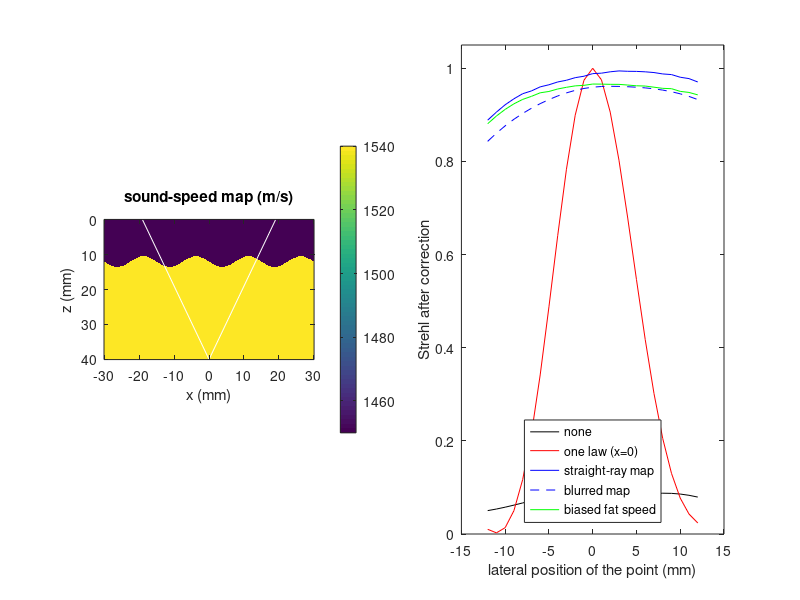

Source code (MATLAB):
%% m33_sos_map_correction.m
% Correction from a sound-speed map (the Module 32 route): delays computed
% through the map versus one measured law, and the price of straight rays,
% a blurred map and a biased layer speed.
% Purpose : 128 elements (pitch 0.3 mm), 5 MHz, beamforming speed c0 = 1540
%           m/s. A fat layer (1450 m/s) runs from the skin to a wavy interface
%           h(x) = 12 + 1.5 sin(2 pi x / 15 mm) mm over 1540 m/s tissue.
%           True one-way times from element x_u to a point (x_p, z): Fermat's
%           principle with one refracting interface (1D search over the
%           crossing point). The aberration law is the excess over c0:
%             tau_u(x_p) = T_true(u, p) - r_up / c0.
%           Corrections compared at points x_p = -12 ... 12 mm, z = 40 mm:
%             none; one law measured at x_p = 0 and used everywhere;
%             straight-ray integration of the true map;
%             straight rays through a blurred map (Gaussian, 3 mm FWHM);
%             straight rays with the fat speed 10 m/s too high.
%           Residual = law - correction, mean and ramp removed; Strehl at 5 MHz.
% Change  : c_fat, amp, period, blur_mm, dc_bias, z.
% Expect  : the single law fails a few mm off the guide point; the
%           straight-ray map leaves a few ns (refraction ignored), the blurred
%           map more, the biased speed a smooth curvature error.
% Runtime : about 5 s in Octave.
clear; close all;

c0 = 1540; c_fat = 1450; f0 = 5e6; N = 128; p = 0.3e-3; xe = ((0:N-1) - (N-1)/2)*p;
amp = 1.5e-3; per = 15e-3; h = @(x) 12e-3 + amp*sin(2*pi*x/per);
z = 40e-3; xp_list = (-12:1:12)*1e-3; blur_mm = 3; dc_bias = 10;
xi = (-30e-3:0.02e-3:30e-3);                                                    % candidate crossing points
detr = @(v) v(:) - [ones(numel(v), 1) xe(:)]*([ones(numel(v), 1) xe(:)]\v(:));
Ss = @(v) abs(mean(exp(1j*2*pi*f0*v)))^2;

% gridded map for straight-ray integration
dg = 0.1e-3; xg = -30e-3:dg:30e-3; zg = 0:dg:z; [XG, ZG] = meshgrid(xg, zg);
s_true = 1/c0*ones(size(XG)); s_true(ZG < h(XG)) = 1/c_fat;
sig = blur_mm*1e-3/2.355; kx = -4*sig:dg:4*sig; gk = exp(-kx.^2/(2*sig^2)); gk = gk/sum(gk);
s_blur = conv2(conv2(s_true, gk, 'same'), gk', 'same');                         % blurred map (tomography-like resolution)
s_blur(:, [1:40, end-39:end]) = s_true(:, [1:40, end-39:end]);                  % avoid zero-padding at the lateral edges
s_blur(1:40, :) = s_true(1:40, :); s_blur(end-39:end, :) = s_true(end-39:end, :);
s_bias = 1/c0*ones(size(XG)); s_bias(ZG < h(XG)) = 1/(c_fat + dc_bias);
tt = linspace(0, 1, 801)';                                                      % samples along each straight ray
ray = @(S, xp) sum(interp2(xg, zg, S, xe + (xp - xe).*tt, z*tt*ones(1, N), 'linear'))/numel(tt).*hypot(xp - xe, z);   % straight-ray times, all elements

law = @(xp) arrayfun(@(xu) min(hypot(xi - xu, h(xi))/c_fat + hypot(xp - xi, z - h(xi))/c0), xe) - hypot(xp - xe, z)/c0;   % Fermat
L0 = law(0);
res = zeros(numel(xp_list), 5);
for q = 1:numel(xp_list)
    xp = xp_list(q); Lt = law(xp);
    ts = ray(s_true, xp) - hypot(xp - xe, z)/c0;
    tb = ray(s_blur, xp) - hypot(xp - xe, z)/c0;
    tbi = ray(s_bias, xp) - hypot(xp - xe, z)/c0;
    R = [detr(Lt), detr(Lt - L0), detr(Lt - ts), detr(Lt - tb), detr(Lt - tbi)];
    res(q, :) = std(R);
    for m = 1:5, St(q, m) = Ss(R(:, m)); end
end
names = {'none', 'one law (x=0)', 'straight-ray map', 'blurred map', 'biased fat speed'};
fprintf('Fat 1450 m/s to h(x) = 12 + 1.5 sin(2 pi x/15) mm, z = 40 mm, 5 MHz, 128 elements\n');
fprintf('Residual rms (ns, mean and ramp removed) / Strehl\n   x_p   ');
fprintf('%-20s', names{:}); fprintf('\n');
for q = 1:3:numel(xp_list)
    fprintf('%5.0f mm ', xp_list(q)*1e3);
    for m = 1:5, fprintf('%6.1f / %.2f        ', res(q, m)*1e9, St(q, m)); end
    fprintf('\n');
end
fprintf('\nMean over x_p = -12..12 mm:  '); for m = 1:5, fprintf('%s %.1f ns (S %.2f);  ', names{m}, mean(res(:, m))*1e9, mean(St(:, m))); end; fprintf('\n');
ii = find(St(:, 2) >= 0.8); fprintf('One law keeps S >= 0.8 for |x_p| <= %.0f mm\n', max(abs(xp_list(ii)))*1e3);

figure('Position', [50 50 900 330]);
subplot(1, 2, 1); imagesc(xg*1e3, zg*1e3, 1./s_true); axis image; colorbar; hold on; plot([xe(1) 0 xe(end)]*1e3, [0 z 0]*1e3, 'w-'); xlabel('x (mm)'); ylabel('z (mm)'); title('sound-speed map (m/s)');
subplot(1, 2, 2); plot(xp_list*1e3, St(:, 1), 'k', xp_list*1e3, St(:, 2), 'r', xp_list*1e3, St(:, 3), 'b', xp_list*1e3, St(:, 4), 'b--', xp_list*1e3, St(:, 5), 'g');
xlabel('lateral position of the point (mm)'); ylabel('Strehl after correction'); legend(names, 'Location', 'south'); ylim([0 1.05]);
